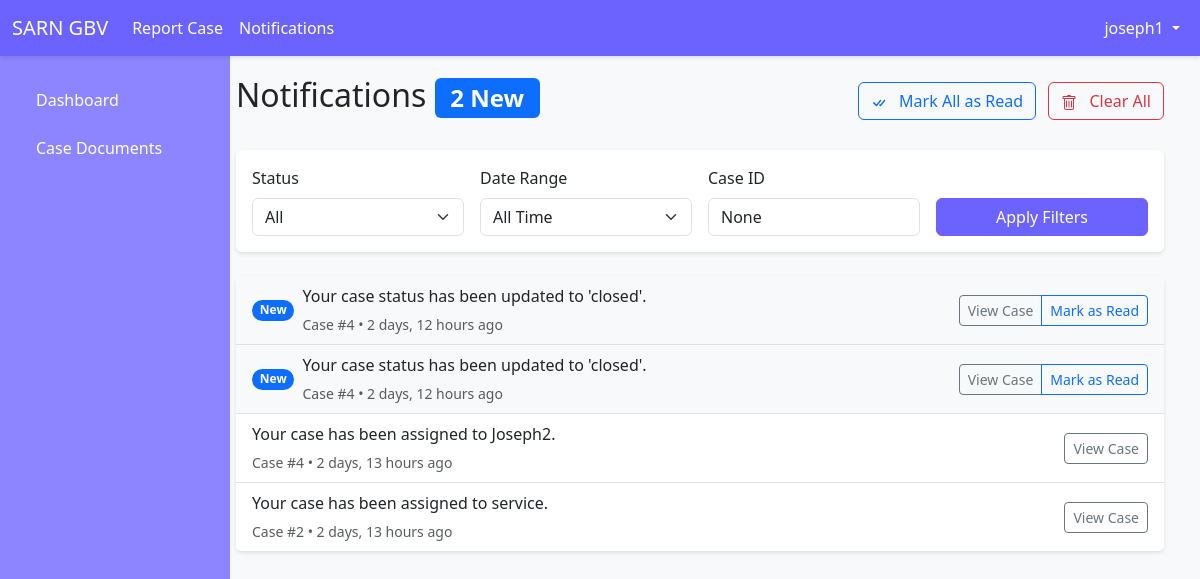
/notifications/ (signed in), run on an earlier commit of the app's database.
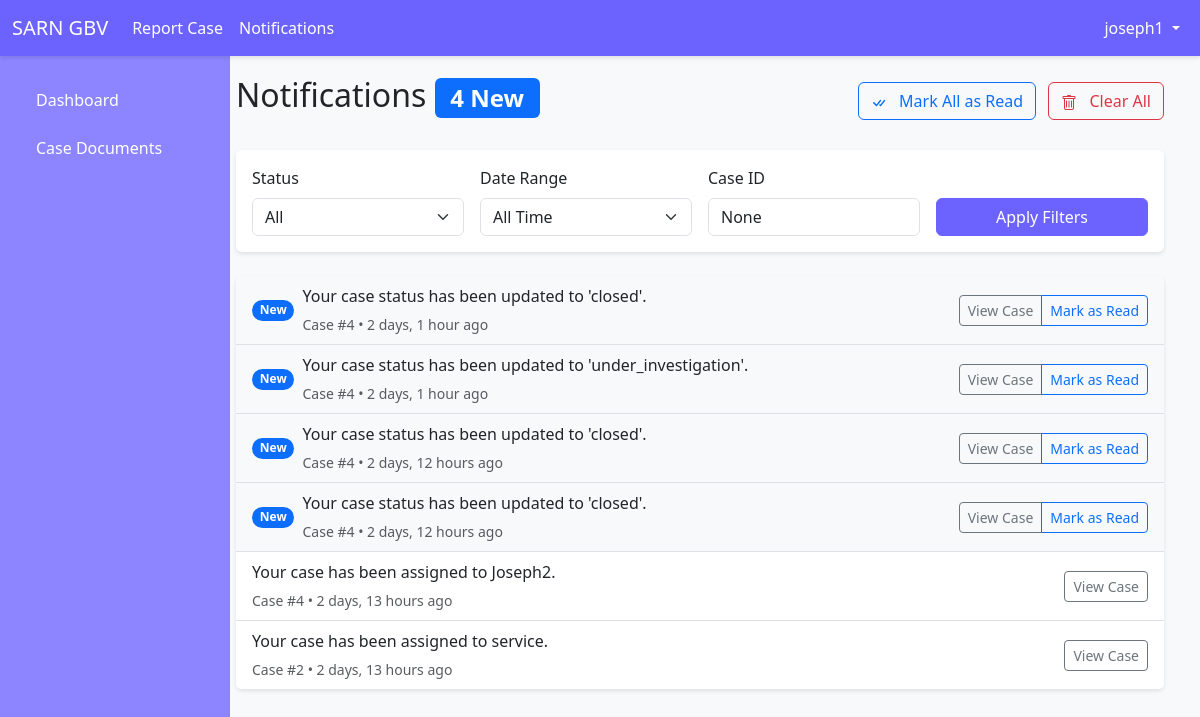
And on a later commit of the database.
### notifications/models.py (models this page shows, shortened)
class Notification(models.Model):
    user = models.ForeignKey(User, on_delete=models.CASCADE, related_name="notifications")  # Add related_name
    case = models.ForeignKey('cases.Case', on_delete=models.CASCADE)
    message = models.TextField()
    is_read = models.BooleanField(default=False)
    created_at = models.DateTimeField(auto_now_add=True)

### cases/models.py (models this page shows, shortened)
class Case(models.Model):
    STATUS_CHOICES = [
        ('pending', 'Pending'),
        ('under_investigation', 'Under Investigation'),
        ('closed', 'Closed'),
    ]
    reporter = models.ForeignKey(User, on_delete=models.CASCADE, related_name="reported_cases")  # The person who reported the case
    assigned_provider = models.ForeignKey(User, on_delete=models.SET_NULL, null=True, blank=True, related_name="assigned_cases")
    description = models.TextField()
    status = models.CharField(max_length=20, choices=STATUS_CHOICES, default='pending')
    date_reported = models.DateTimeField(auto_now_add=True)
    evidence_file = models.FileField(upload_to='case_evidence/', blank=True, null=True)

### notifications/views.py (the view)
# urls.py: path('notifications/', login_required(notifications_list), name='notifications_list'),
@login_required
def notifications_list(request):
    queryset = Notification.objects.filter(user=request.user).order_by('-created_at')
    status = request.GET.get('status')
    date_range = request.GET.get('date_range')
    case_id = request.GET.get('case_id')
    if status == 'unread':
        queryset = queryset.filter(is_read=False)
    elif status == 'read':
        queryset = queryset.filter(is_read=True)
    if date_range == 'today':
        queryset = queryset.filter(created_at__date=timezone.now().date())
    elif date_range == 'week':
        week_ago = timezone.now() - timedelta(days=7)
        queryset = queryset.filter(created_at__gte=week_ago)
    elif date_range == 'month':
        month_ago = timezone.now() - timedelta(days=30)
        queryset = queryset.filter(created_at__gte=month_ago)
    if case_id:
        queryset = queryset.filter(case__id=case_id)
    page = request.GET.get('page', 1)
    paginator = Paginator(queryset, 10)  # Show 10 notifications per page
    try:
        notifications = paginator.page(page)
    except PageNotAnInteger:
        notifications = paginator.page(1)
    except EmptyPage:
        notifications = paginator.page(paginator.num_pages)
    unread_count = Notification.objects.filter(user=request.user, is_read=False).count()
    context = {
        'notifications': notifications,
        'unread_count': unread_count,
        'status': status,
        'date_range': date_range,
        'case_id': case_id,
    }
    return render(request, 'notifications/list.html', context)

### notifications/templates/notifications/list.html (shortened to what this page needs)
{% extends 'base.html' %}
{% block content %}
<div class="container-fluid">
    <div class="d-flex justify-content-between align-items-center mb-4">
        <h2>
            Notifications
            {% if unread_count %}
            <span class="badge bg-primary">{{ unread_count }} New</span>
            {% endif %}
        </h2>
        <div>
            {% if notifications %}
            <button class="btn btn-outline-primary me-2" id="markAllRead">
                Mark All as Read
            </button>
            <button class="btn btn-outline-danger" id="clearAll">
                Clear All
            </button>
            {% endif %}
        </div>
    </div>
    <div class="card mb-4">
        <div class="card-body">
            <form class="row g-3" method="GET">
                <div class="col-md-3">
                    <label class="form-label">Status</label>
                    <select class="form-select" name="status">
                        <option value="">All</option>
                    </select>
                </div>
                <div class="col-md-3">
                    <label class="form-label">Date Range</label>
                    <select class="form-select" name="date_range">
                        <option value="">All Time</option>
                    </select>
                </div>
                <div class="col-md-3">
                    <label class="form-label">Case ID</label>
                    <input type="text" class="form-control" name="case_id" value="{{ case_id }}" placeholder="Filter by Case ID">
                </div>
                <div class="col-md-3 d-flex align-items-end">
                    <button type="submit" class="btn btn-primary w-100">Apply Filters</button>
                </div>
            </form>
        </div>
    </div>
    {% if notifications %}
    <div class="card">
        <div class="list-group list-group-flush">
            {% for notification in notifications %}
            <div class="list-group-item {% if not notification.is_read %}bg-light{% endif %}">
                <div class="d-flex justify-content-between align-items-center">
                    <div class="d-flex align-items-center">
                        {% if not notification.is_read %}
                        <span class="badge bg-primary rounded-pill me-2">New</span>
                        {% endif %}
                        <div>
                            <p class="mb-1">{{ notification.message }}</p>
                            <small class="text-muted">
                                Case #{{ notification.case.id }} •
                                {{ notification.created_at|timesince }} ago
                            </small>
                        </div>
                    </div>
                    <div class="btn-group">
                        <a href="{% url 'case_detail' notification.case.id %}" class="btn btn-sm btn-outline-secondary">
                            View Case
                        </a>
                        {% if not notification.is_read %}
                        <a href="{% url 'mark_notification_as_read' notification.id %}" class="btn btn-sm btn-outline-primary">
                            Mark as Read
                        </a>
                        {% endif %}
                    </div>
                </div>
            </div>
            {% endfor %}
        </div>
    </div>
    {% endif %}
</div>
{% endblock %}

What changed in the data, as far as the page shows it:
added Notification: is_read "New", message "Your case status has been updated to 'closed'.", case.id "4", created_at "2 days, 1 hour"
added Notification: is_read "New", message "Your case status has been updated to 'under_investigation'.", case.id "4", created_at "2 days, 1 hour"
Also different on the page:
{{ unread_count }}: "2" → "4"
